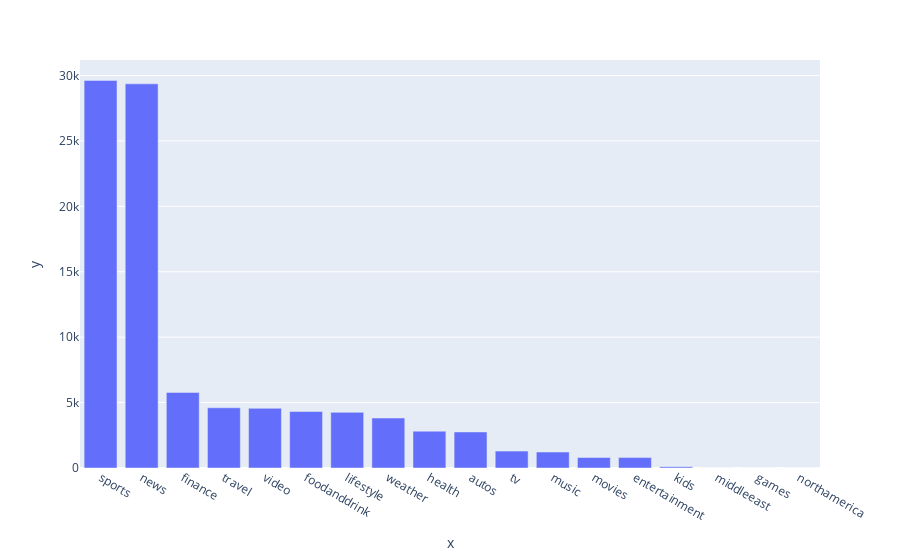

This figure's notebook cell:
### Code cell
cat_counts = data["category"].value_counts()
px.bar(x=cat_counts.index, y=cat_counts.values)

### Figure 1 — Plotly figure (JSON) as saved in the notebook; plotly's stock layout.template omitted (floating-point values rounded to 4 significant figures)
{"data": [{"alignmentgroup": "True", "hovertemplate": "x=%{x}<br>y=%{y}<extra></extra>", "legendgroup": "", "marker": {"color": "#636efa", "pattern": {"shape": ""}}, "name": "", "offsetgroup": "", "orientation": "v", "showlegend": false, "textposition": "auto", "type": "bar", "x": ["sports", "news", "finance", "travel", "video", "foodanddrink", "lifestyle", "weather", "health", "autos", "tv", "music", "movies", "entertainment", "kids", "middleeast", "games", "northamerica"], "xaxis": "x", "y": [29625, 29363, 5777, 4605, 4562, 4319, 4255, 3820, 2815, 2756, 1291, 1220, 803, 795, 96, 2, 1, 1], "yaxis": "y"}], "layout": {"barmode": "relative", "legend": {"tracegroupgap": 0}, "margin": {"t": 60}, "xaxis": {"anchor": "y", "domain": [0, 1], "title": {"text": "x"}}, "yaxis": {"anchor": "x", "domain": [0, 1], "title": {"text": "y"}}}}
